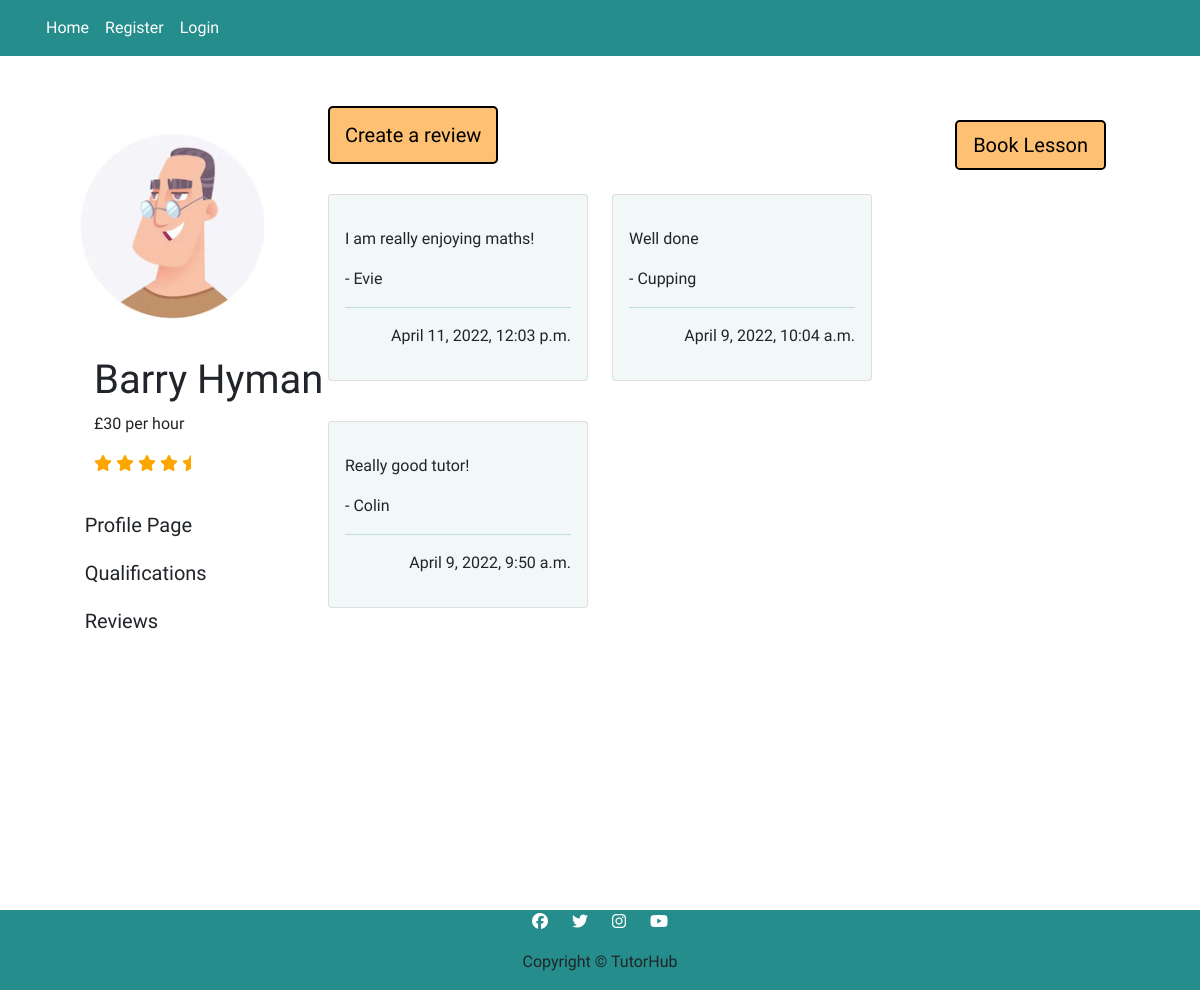
The app's page /tutors/tutor_one/reviews/, older data.
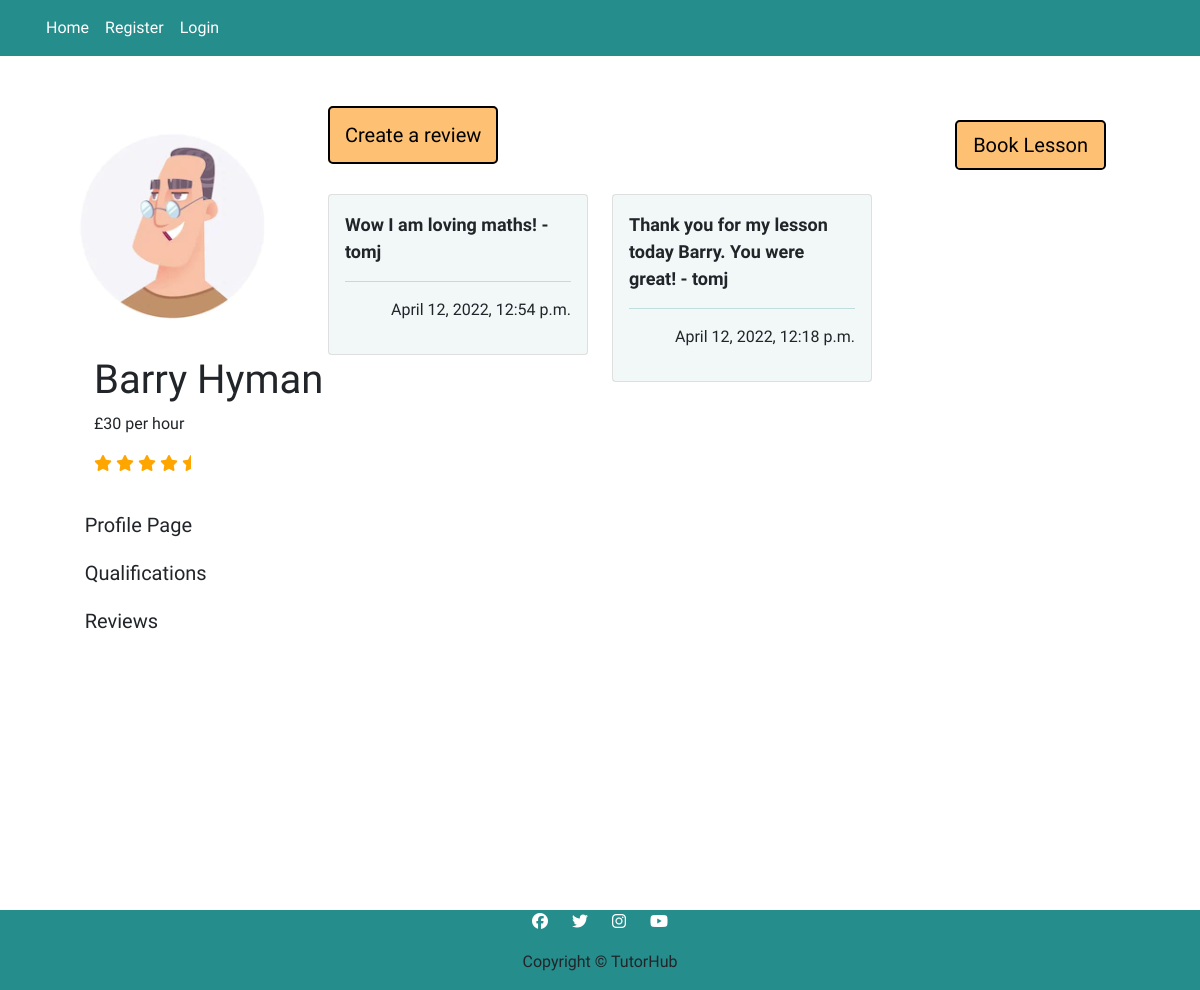
The same page, newer data.
### tutorprofile/models.py (models this page shows, shortened)
class Review(models.Model):
    tutor = models.CharField(max_length=50)
    student = models.ForeignKey(User, on_delete=models.CASCADE, related_name="review")
    review = models.CharField(max_length=150)
    created_on = models.DateTimeField(auto_now_add=True)
    class Meta:
        ordering = ['-created_on']

### tutorprofile/views.py (the view)
# urls.py: path('tutor_one/reviews/', views.ReviewListTutorOne.as_view(), name='tutor_one_reviews'),
class ReviewListTutorOne(generic.ListView):
    model = Review
    queryset = Review.objects.filter(Q(tutor='Barry Hyman')).order_by('-created_on')
    template_name = 'tutorprofile/tutor_one_reviews.html'
    paginate_by = 6

### tutorprofile/templates/tutorprofile/tutor_one_reviews.html (shortened to what this page needs)
{% extends "base.html" %}
{% load crispy_forms_tags %}
{% load static %}
{% block content %}
<div class="container-fluid center-block">
    <div class="row profile">
        <div class="col-3">
            <div class="row">
                <div class="col-12 user-image">
                    <img src="../../../static/images/tutorone.png" alt="cartoon image of a tutor">
                </div>
            </div>
            <div class="row">
                <div class="col-12 user-info">
                    <h1>Barry Hyman</h1>
                    <p>£30 per hour</p>
                    <i class="fa-solid fa-star"></i>
                    <i class="fa-solid fa-star"></i>
                    <i class="fa-solid fa-star"></i>
                    <i class="fa-solid fa-star"></i>
                    <i class="fa-solid fa-star-half"></i>
                </div>
            </div>
            <div class="row center-block">
                <div class="col-10">
                    <a href="{% url 'tutor_one_profile' %}"><button class="btn btn-signup btn-lg user-btns" id="proile-btn">Profile Page</button></a>
                    <a href="{% url 'tutor_one_qualifications' %}"><button class="btn btn-signup btn-lg user-btns" id="qualifications-btn">Qualifications</button></a>
                    <a href="{% url 'tutor_one_reviews' %}"><button class="btn btn-signup btn-lg user-btns" id="reviews-btn">Reviews</button></a>
                </div>
            </div>
        </div>
        <div class="col-6" id="reviews-page">
            <a href="{% url 'tutor_one_create_review' %}" class="button-style">Create a review</a>
            <br />
            <br />
            <div class="row">
                {% for review in review_list %}
                    <div class="col-6 card_space">
                        <div class="card">
                            <div class="card-body color-card">
                                <p class="review_comment">{{ review.review|safe }} - {{ review.student }} </p>
                                <hr />
                                <p class="right">{{ review.created_on}}</p>
                            </div>
                        </div>
                    </div>
                {% endfor %}
            </div>
        </div>
        <div class="col-3" id="bookings-button">
            <div class="row booking-button">
                <a href="{% url 'tutor_one' %}"><button class="btn btn-signup btn-lg user-btns tutorpage-buttons" id="booking-btn">Book Lesson</button></a>
            </div>
        </div>
    </div>
</div>
{% endblock %}

Row changes from the older to the newer data that the page shows:
no longer on this page (row edited): Review: review "I am really enjoying maths!", student "Evie", created_on "April 11, 2022, 12:03 p.m."
no longer on this page (row edited): Review: review "Well done", student "Cupping", created_on "April 9, 2022, 10:04 a.m."
removed Review: review "Really good tutor!", student "Colin", created_on "April 9, 2022, 9:50 a.m."
added Review: review "Wow I am loving maths!", student "tomj", created_on "April 12, 2022, 12:54 p.m."
added Review: review "Thank you for my lesson today Barry. You were great!", student "tomj", created_on "April 12, 2022, 12:18 p.m."
